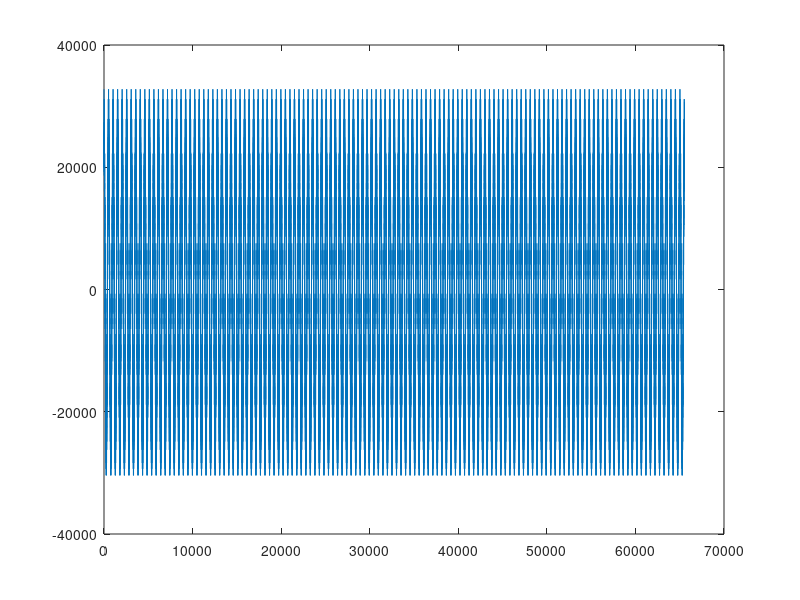

MATLAB code to generate this figure:
clear all;
%--------------------------------------
% Parameters to calculate Pwr
linear_scale_factor = 1;  % keep at 1  
A2Dbits = 16;  % number of bits in our A/D
MAX_ATOD_VALUE = 2^(A2Dbits-1)-1; % max possible value out of A/D assuming signed data (1 bit used for sign)
ATOD_PEAK_VOLTS = 1;  % max value in A/D maps to 1 volt
RF_impedance_ohms = 50; % RF front end impedance

%--------------------------------------
% Signal Parameters
fs = 128e3;
sig_length = 2^16; 
tx=0:1/fs:(sig_length-1)/fs;

%--------------------------------------
% High Freq Signals
%x = randn(sig_length,1) + 1i*randn(sig_length,1);
%x = x*0.5;
f_hz = 10e3;
xh1 = 0.1*exp(2*pi*1i*tx*f_hz);
f_hz = 20e3;
xh2 = 0.1*exp(2*pi*1i*tx*f_hz);
f_hz = 15e3;
xh3 = 0.1*exp(2*pi*1i*tx*f_hz);

x = xh1 + xh2 + xh3;
%x = x;
x_ampl = real(x) + imag(x);
figure(1);
%plot(real(x));
%digital_gain = 10e3;
%x = x*digital_gain;

%--------------------------------------
% 5K Signal
f_hz = 250; 
x1 = exp(2*pi*1i*tx*f_hz );
%plot(abs(x1(1:100)));


%--------------------------------------
% 5K Signal with noise

xn = x1 + x; 
%plot(tx,real(xn));

%--------------------------------------
% Normalization and Interleave int16
max_xn_abs = max(abs(xn));

xn_norm = (xn/max_xn_abs)*MAX_ATOD_VALUE;

tmp = round(xn_norm);
interlv_sig = zeros(length(tmp)*2,1);
interlv_sig(1:2:length(tmp)*2) = real(tmp);
interlv_sig(2:2:length(tmp)*2+1) = imag(tmp);
interlv_sig = int16(interlv_sig);

plot(interlv_sig(1:2:end-1));

fd = fopen('data.txt','w');
for i=1:length(interlv_sig)
    fprintf(fd, '%d\n', interlv_sig(i));
end
fclose(fd);  
